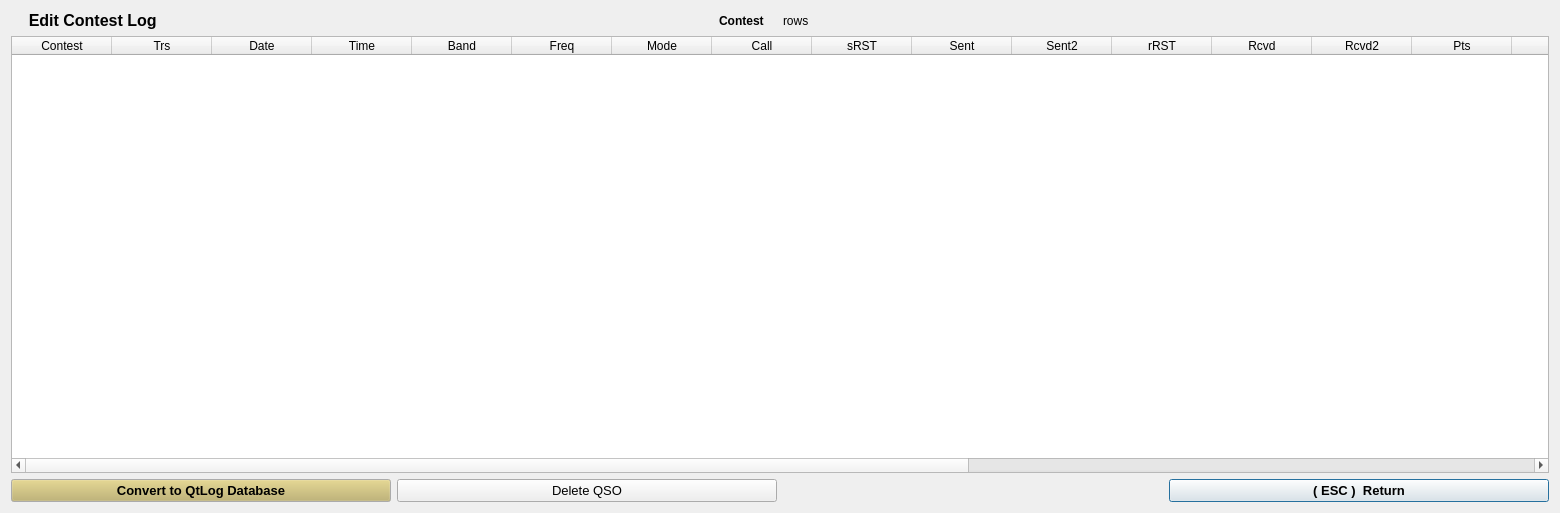
<?xml version="1.0" encoding="UTF-8"?>
<ui version="4.0">
 <class>editLog</class>
 <widget class="QDialog" name="editLog">
  <property name="geometry">
   <rect>
    <x>0</x>
    <y>0</y>
    <width>1560</width>
    <height>513</height>
   </rect>
  </property>
  <property name="windowTitle">
   <string>EditLog</string>
  </property>
  <layout class="QGridLayout" name="gridLayout">
   <item row="0" column="0">
    <widget class="QLabel" name="labelEdit">
     <property name="font">
      <font>
       <pointsize>12</pointsize>
       <weight>75</weight>
       <bold>true</bold>
      </font>
     </property>
     <property name="text">
      <string>    Edit Contest Log</string>
     </property>
    </widget>
   </item>
   <item row="0" column="1">
    <widget class="QLabel" name="labelContest">
     <property name="font">
      <font>
       <weight>75</weight>
       <bold>true</bold>
      </font>
     </property>
     <property name="text">
      <string>Contest    </string>
     </property>
     <property name="alignment">
      <set>Qt::AlignRight|Qt::AlignTrailing|Qt::AlignVCenter</set>
     </property>
    </widget>
   </item>
   <item row="1" column="0" colspan="4">
    <widget class="QTableWidget" name="tableLogEdit">
     <column>
      <property name="text">
       <string>Contest</string>
      </property>
     </column>
     <column>
      <property name="text">
       <string>Trs</string>
      </property>
     </column>
     <column>
      <property name="text">
       <string>Date</string>
      </property>
     </column>
     <column>
      <property name="text">
       <string>Time</string>
      </property>
     </column>
     <column>
      <property name="text">
       <string>Band</string>
      </property>
     </column>
     <column>
      <property name="text">
       <string>Freq</string>
      </property>
     </column>
     <column>
      <property name="text">
       <string>Mode</string>
      </property>
     </column>
     <column>
      <property name="text">
       <string>Call</string>
      </property>
     </column>
     <column>
      <property name="text">
       <string>sRST</string>
      </property>
     </column>
     <column>
      <property name="text">
       <string>Sent</string>
      </property>
     </column>
     <column>
      <property name="text">
       <string>Sent2</string>
      </property>
     </column>
     <column>
      <property name="text">
       <string>rRST</string>
      </property>
     </column>
     <column>
      <property name="text">
       <string>Rcvd</string>
      </property>
     </column>
     <column>
      <property name="text">
       <string>Rcvd2</string>
      </property>
     </column>
     <column>
      <property name="text">
       <string>Pts</string>
      </property>
     </column>
     <column>
      <property name="text">
       <string>WAE</string>
      </property>
     </column>
     <column>
      <property name="text">
       <string>Dxcc</string>
      </property>
     </column>
     <column>
      <property name="text">
       <string>Cnt</string>
      </property>
     </column>
     <column>
      <property name="text">
       <string>cPref</string>
      </property>
     </column>
     <column>
      <property name="text">
       <string>Multi1</string>
      </property>
     </column>
     <column>
      <property name="text">
       <string>Mul1</string>
      </property>
     </column>
     <column>
      <property name="text">
       <string>Multi2</string>
      </property>
     </column>
     <column>
      <property name="text">
       <string>Mul2</string>
      </property>
     </column>
     <column>
      <property name="text">
       <string>Qtcflg</string>
      </property>
     </column>
    </widget>
   </item>
   <item row="2" column="3">
    <widget class="QPushButton" name="ButtonExit">
     <property name="font">
      <font>
       <pointsize>10</pointsize>
       <weight>75</weight>
       <bold>true</bold>
      </font>
     </property>
     <property name="text">
      <string>( ESC )  Return</string>
     </property>
    </widget>
   </item>
   <item row="0" column="2">
    <widget class="QLabel" name="labelRowCnt">
     <property name="text">
      <string>rows</string>
     </property>
    </widget>
   </item>
   <item row="2" column="0">
    <widget class="QPushButton" name="ButtonConvert">
     <property name="palette">
      <palette>
       <active>
        <colorrole role="Button">
         <brush brushstyle="SolidPattern">
          <color alpha="255">
           <red>192</red>
           <green>177</green>
           <blue>102</blue>
          </color>
         </brush>
        </colorrole>
       </active>
       <inactive>
        <colorrole role="Button">
         <brush brushstyle="SolidPattern">
          <color alpha="255">
           <red>192</red>
           <green>177</green>
           <blue>102</blue>
          </color>
         </brush>
        </colorrole>
       </inactive>
       <disabled>
        <colorrole role="Button">
         <brush brushstyle="SolidPattern">
          <color alpha="255">
           <red>192</red>
           <green>177</green>
           <blue>102</blue>
          </color>
         </brush>
        </colorrole>
       </disabled>
      </palette>
     </property>
     <property name="font">
      <font>
       <pointsize>10</pointsize>
       <weight>75</weight>
       <bold>true</bold>
      </font>
     </property>
     <property name="text">
      <string>Convert to QtLog Database</string>
     </property>
    </widget>
   </item>
   <item row="2" column="1">
    <widget class="QPushButton" name="ButtonDeleteQso">
     <property name="font">
      <font>
       <pointsize>10</pointsize>
      </font>
     </property>
     <property name="text">
      <string>Delete QSO</string>
     </property>
    </widget>
   </item>
  </layout>
 </widget>
 <resources/>
 <connections/>
</ui>
